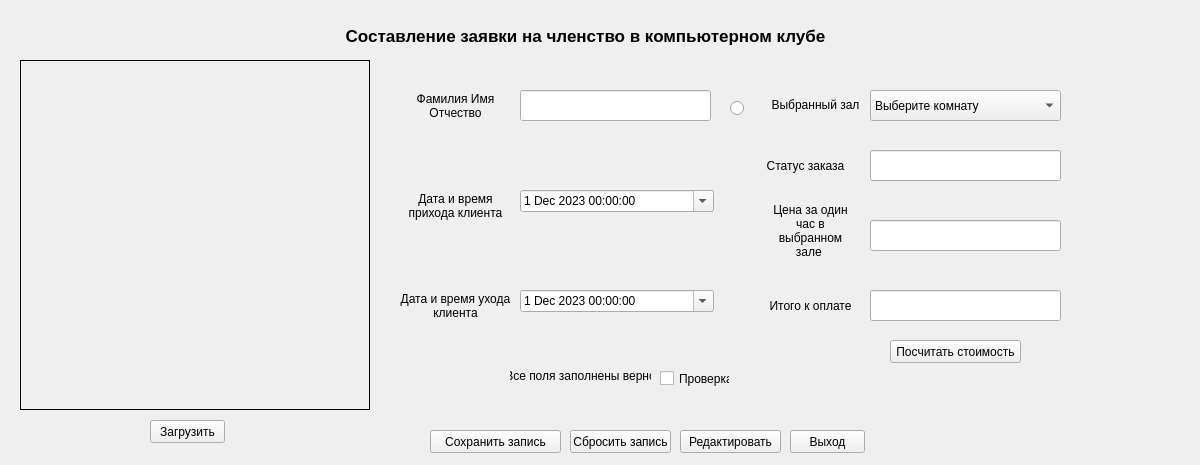
<?xml version="1.0" encoding="UTF-8"?>
<ui version="4.0">
 <class>add_client</class>
 <widget class="QWidget" name="add_client">
  <property name="geometry">
   <rect>
    <x>0</x>
    <y>0</y>
    <width>1200</width>
    <height>465</height>
   </rect>
  </property>
  <property name="minimumSize">
   <size>
    <width>1200</width>
    <height>465</height>
   </size>
  </property>
  <property name="maximumSize">
   <size>
    <width>1200</width>
    <height>465</height>
   </size>
  </property>
  <property name="windowTitle">
   <string>Add new client</string>
  </property>
  <property name="windowIcon">
   <iconset resource="pictures.qrc">
    <normaloff>:/pics/new_client.png</normaloff>:/pics/new_client.png</iconset>
  </property>
  <widget class="QDateTimeEdit" name="data_start">
   <property name="geometry">
    <rect>
     <x>520</x>
     <y>190</y>
     <width>194</width>
     <height>22</height>
    </rect>
   </property>
   <property name="date">
    <date>
     <year>2023</year>
     <month>12</month>
     <day>1</day>
    </date>
   </property>
   <property name="calendarPopup">
    <bool>true</bool>
   </property>
   <property name="timeSpec">
    <enum>Qt::LocalTime</enum>
   </property>
  </widget>
  <widget class="QLabel" name="photo">
   <property name="geometry">
    <rect>
     <x>20</x>
     <y>60</y>
     <width>350</width>
     <height>350</height>
    </rect>
   </property>
   <property name="font">
    <font>
     <pointsize>8</pointsize>
    </font>
   </property>
   <property name="mouseTracking">
    <bool>false</bool>
   </property>
   <property name="frameShape">
    <enum>QFrame::Panel</enum>
   </property>
   <property name="text">
    <string/>
   </property>
   <property name="alignment">
    <set>Qt::AlignCenter</set>
   </property>
  </widget>
  <widget class="QLineEdit" name="name_client">
   <property name="geometry">
    <rect>
     <x>520</x>
     <y>90</y>
     <width>191</width>
     <height>31</height>
    </rect>
   </property>
   <property name="text">
    <string/>
   </property>
  </widget>
  <widget class="QDateTimeEdit" name="data_end">
   <property name="geometry">
    <rect>
     <x>520</x>
     <y>290</y>
     <width>194</width>
     <height>22</height>
    </rect>
   </property>
   <property name="date">
    <date>
     <year>2023</year>
     <month>12</month>
     <day>1</day>
    </date>
   </property>
   <property name="calendarPopup">
    <bool>true</bool>
   </property>
  </widget>
  <widget class="QPushButton" name="button_load">
   <property name="geometry">
    <rect>
     <x>150</x>
     <y>420</y>
     <width>75</width>
     <height>23</height>
    </rect>
   </property>
   <property name="text">
    <string>Загрузить</string>
   </property>
  </widget>
  <widget class="QPushButton" name="button_save">
   <property name="geometry">
    <rect>
     <x>430</x>
     <y>430</y>
     <width>131</width>
     <height>23</height>
    </rect>
   </property>
   <property name="text">
    <string>Сохранить запись</string>
   </property>
  </widget>
  <widget class="QLabel" name="photo_2">
   <property name="geometry">
    <rect>
     <x>400</x>
     <y>280</y>
     <width>111</width>
     <height>51</height>
    </rect>
   </property>
   <property name="mouseTracking">
    <bool>true</bool>
   </property>
   <property name="frameShape">
    <enum>QFrame::NoFrame</enum>
   </property>
   <property name="text">
    <string>Дата и время ухода клиента</string>
   </property>
   <property name="textFormat">
    <enum>Qt::AutoText</enum>
   </property>
   <property name="alignment">
    <set>Qt::AlignCenter</set>
   </property>
   <property name="wordWrap">
    <bool>true</bool>
   </property>
  </widget>
  <widget class="QLabel" name="photo_3">
   <property name="geometry">
    <rect>
     <x>400</x>
     <y>180</y>
     <width>111</width>
     <height>51</height>
    </rect>
   </property>
   <property name="mouseTracking">
    <bool>true</bool>
   </property>
   <property name="frameShape">
    <enum>QFrame::NoFrame</enum>
   </property>
   <property name="text">
    <string>Дата и время прихода клиента</string>
   </property>
   <property name="textFormat">
    <enum>Qt::AutoText</enum>
   </property>
   <property name="alignment">
    <set>Qt::AlignCenter</set>
   </property>
   <property name="wordWrap">
    <bool>true</bool>
   </property>
  </widget>
  <widget class="QLabel" name="photo_4">
   <property name="geometry">
    <rect>
     <x>400</x>
     <y>80</y>
     <width>111</width>
     <height>51</height>
    </rect>
   </property>
   <property name="mouseTracking">
    <bool>true</bool>
   </property>
   <property name="frameShape">
    <enum>QFrame::NoFrame</enum>
   </property>
   <property name="text">
    <string>Фамилия Имя Отчество</string>
   </property>
   <property name="textFormat">
    <enum>Qt::AutoText</enum>
   </property>
   <property name="alignment">
    <set>Qt::AlignCenter</set>
   </property>
   <property name="wordWrap">
    <bool>true</bool>
   </property>
  </widget>
  <widget class="QLabel" name="photo_5">
   <property name="geometry">
    <rect>
     <x>330</x>
     <y>10</y>
     <width>511</width>
     <height>51</height>
    </rect>
   </property>
   <property name="font">
    <font>
     <pointsize>13</pointsize>
     <weight>75</weight>
     <bold>true</bold>
     <strikeout>false</strikeout>
     <stylestrategy>PreferAntialias</stylestrategy>
    </font>
   </property>
   <property name="mouseTracking">
    <bool>true</bool>
   </property>
   <property name="focusPolicy">
    <enum>Qt::NoFocus</enum>
   </property>
   <property name="frameShape">
    <enum>QFrame::NoFrame</enum>
   </property>
   <property name="text">
    <string>Составление заявки на членство в компьютерном клубе</string>
   </property>
   <property name="textFormat">
    <enum>Qt::AutoText</enum>
   </property>
   <property name="alignment">
    <set>Qt::AlignCenter</set>
   </property>
   <property name="wordWrap">
    <bool>true</bool>
   </property>
  </widget>
  <widget class="QPushButton" name="button_reset">
   <property name="geometry">
    <rect>
     <x>570</x>
     <y>430</y>
     <width>101</width>
     <height>23</height>
    </rect>
   </property>
   <property name="text">
    <string>Сбросить запись</string>
   </property>
  </widget>
  <widget class="QLabel" name="label">
   <property name="geometry">
    <rect>
     <x>760</x>
     <y>90</y>
     <width>111</width>
     <height>31</height>
    </rect>
   </property>
   <property name="layoutDirection">
    <enum>Qt::LeftToRight</enum>
   </property>
   <property name="text">
    <string>Выбранный зал</string>
   </property>
   <property name="textFormat">
    <enum>Qt::RichText</enum>
   </property>
   <property name="alignment">
    <set>Qt::AlignCenter</set>
   </property>
  </widget>
  <widget class="QComboBox" name="chosen_room">
   <property name="geometry">
    <rect>
     <x>870</x>
     <y>90</y>
     <width>191</width>
     <height>31</height>
    </rect>
   </property>
   <property name="currentText">
    <string>Выберите комнату</string>
   </property>
   <item>
    <property name="text">
     <string>Выберите комнату</string>
    </property>
   </item>
   <item>
    <property name="text">
     <string>1</string>
    </property>
   </item>
   <item>
    <property name="text">
     <string>2</string>
    </property>
   </item>
   <item>
    <property name="text">
     <string>3</string>
    </property>
   </item>
   <item>
    <property name="text">
     <string>4</string>
    </property>
   </item>
  </widget>
  <widget class="QLabel" name="label_3">
   <property name="geometry">
    <rect>
     <x>770</x>
     <y>290</y>
     <width>81</width>
     <height>31</height>
    </rect>
   </property>
   <property name="text">
    <string>Итого к оплате</string>
   </property>
   <property name="alignment">
    <set>Qt::AlignCenter</set>
   </property>
  </widget>
  <widget class="QLineEdit" name="total_price">
   <property name="geometry">
    <rect>
     <x>870</x>
     <y>290</y>
     <width>191</width>
     <height>31</height>
    </rect>
   </property>
  </widget>
  <widget class="QPushButton" name="button_exit_sec">
   <property name="geometry">
    <rect>
     <x>790</x>
     <y>430</y>
     <width>75</width>
     <height>23</height>
    </rect>
   </property>
   <property name="text">
    <string>Выход</string>
   </property>
  </widget>
  <widget class="QLabel" name="label_4">
   <property name="geometry">
    <rect>
     <x>760</x>
     <y>150</y>
     <width>91</width>
     <height>31</height>
    </rect>
   </property>
   <property name="text">
    <string>Статус заказа</string>
   </property>
   <property name="textFormat">
    <enum>Qt::AutoText</enum>
   </property>
   <property name="alignment">
    <set>Qt::AlignCenter</set>
   </property>
   <property name="wordWrap">
    <bool>true</bool>
   </property>
  </widget>
  <widget class="QLineEdit" name="status">
   <property name="geometry">
    <rect>
     <x>870</x>
     <y>150</y>
     <width>191</width>
     <height>31</height>
    </rect>
   </property>
  </widget>
  <widget class="QRadioButton" name="check_FIO">
   <property name="geometry">
    <rect>
     <x>730</x>
     <y>100</y>
     <width>21</width>
     <height>17</height>
    </rect>
   </property>
   <property name="text">
    <string/>
   </property>
  </widget>
  <widget class="QPushButton" name="check_price">
   <property name="geometry">
    <rect>
     <x>890</x>
     <y>340</y>
     <width>131</width>
     <height>23</height>
    </rect>
   </property>
   <property name="layoutDirection">
    <enum>Qt::LeftToRight</enum>
   </property>
   <property name="text">
    <string>Посчитать стоимость</string>
   </property>
  </widget>
  <widget class="QCheckBox" name="check_add">
   <property name="geometry">
    <rect>
     <x>660</x>
     <y>370</y>
     <width>70</width>
     <height>17</height>
    </rect>
   </property>
   <property name="text">
    <string>Проверка</string>
   </property>
  </widget>
  <widget class="QLabel" name="label_2">
   <property name="geometry">
    <rect>
     <x>510</x>
     <y>360</y>
     <width>141</width>
     <height>31</height>
    </rect>
   </property>
   <property name="text">
    <string>Все поля заполнены верно</string>
   </property>
   <property name="alignment">
    <set>Qt::AlignCenter</set>
   </property>
  </widget>
  <widget class="QLineEdit" name="price_hour">
   <property name="geometry">
    <rect>
     <x>870</x>
     <y>220</y>
     <width>191</width>
     <height>31</height>
    </rect>
   </property>
  </widget>
  <widget class="QLabel" name="label_5">
   <property name="geometry">
    <rect>
     <x>770</x>
     <y>200</y>
     <width>81</width>
     <height>61</height>
    </rect>
   </property>
   <property name="text">
    <string>Цена за один час в выбранном зале </string>
   </property>
   <property name="textFormat">
    <enum>Qt::PlainText</enum>
   </property>
   <property name="alignment">
    <set>Qt::AlignCenter</set>
   </property>
   <property name="wordWrap">
    <bool>true</bool>
   </property>
  </widget>
  <widget class="QPushButton" name="edit">
   <property name="geometry">
    <rect>
     <x>680</x>
     <y>430</y>
     <width>101</width>
     <height>23</height>
    </rect>
   </property>
   <property name="text">
    <string>Редактировать</string>
   </property>
  </widget>
 </widget>
 <resources>
  <include location="pictures.qrc"/>
 </resources>
 <connections/>
</ui>
